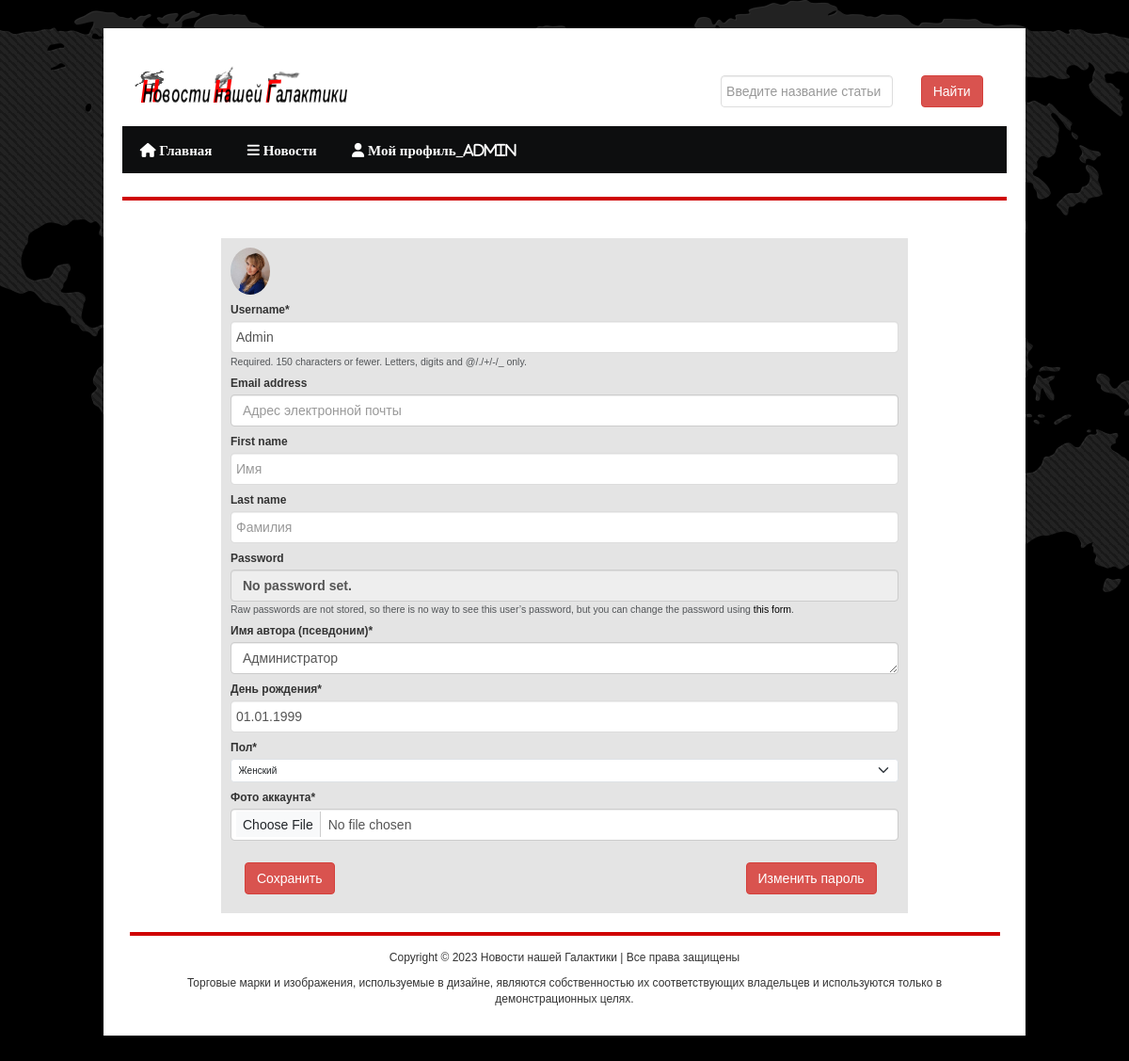
The app's page /users/profile/update (signed in), older data.
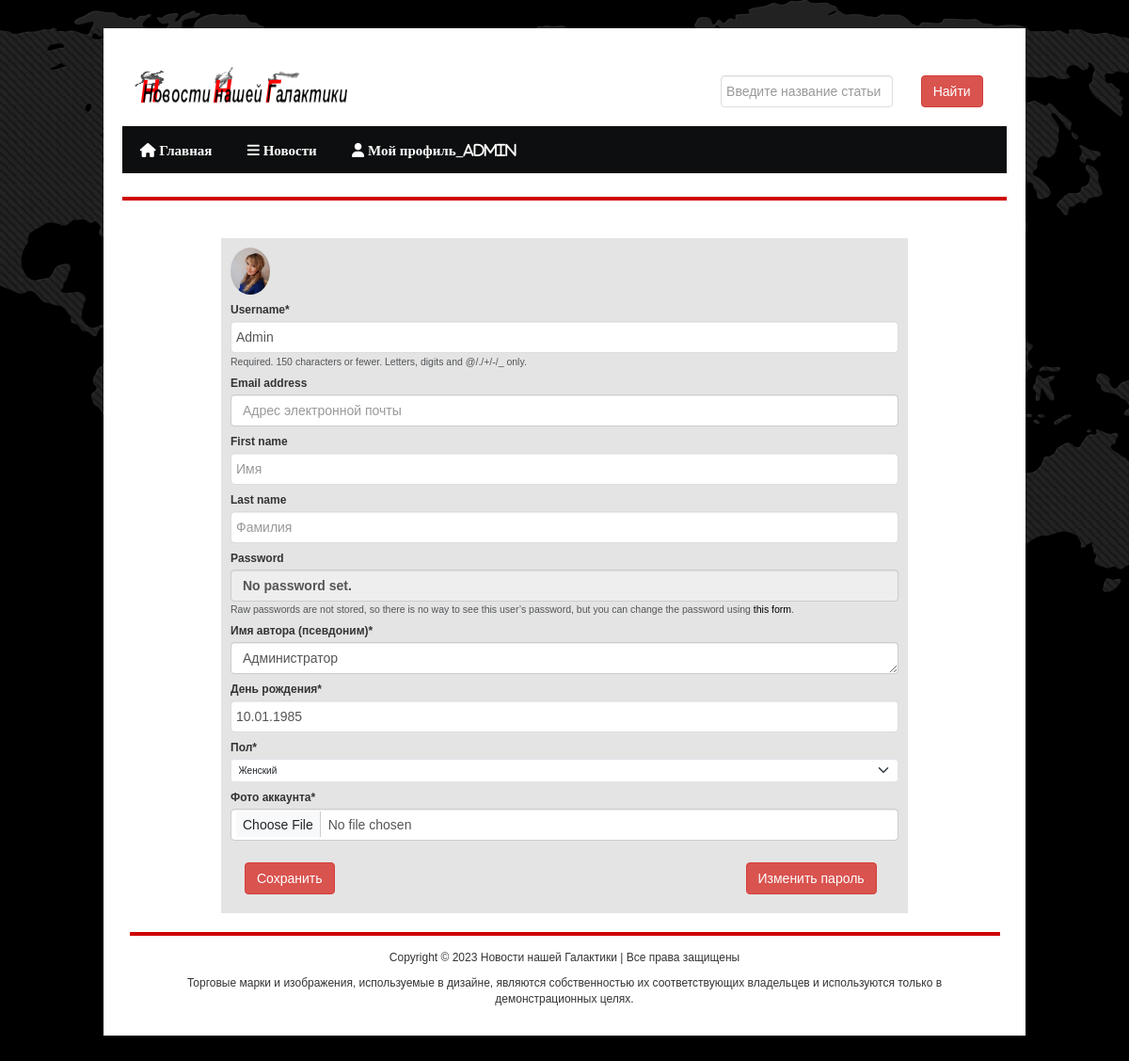
The same page, newer data.
### users/models.py (models this page shows, shortened)
class Account(models.Model):
    gender_choices = (('М', 'Мужской'),
                      ('Ж', 'Женский'),
                      ('N/A', 'Не определен'))
    user = models.OneToOneField(User, on_delete=models.CASCADE,
                                primary_key=True, verbose_name='Пользователь')
    nickname = models.CharField(max_length=100, verbose_name='Имя автора (псевдоним)')
    birthdate = models.DateField(null=True, verbose_name='День рождения')
    gender = models.CharField(choices=gender_choices, max_length=20, verbose_name='Пол', null=True)
    account_image = models.ImageField(default='default.jpg',
                                      upload_to='account_images', verbose_name='Фото аккаунта')
    class Meta:
        ordering = ['user','gender']
        verbose_name = 'Аккаунт'
        verbose_name_plural = 'Аккаунты'

### users/views.py (the view)
# urls.py: path('profile/update', views.profile_update, name='profile_update'),
def profile_update(request):
    user = request.user
    account = Account.objects.get(user=user)
    if request.method == "POST":
        user_form = UserUpdateForm(request.POST, instance=user)
        account_form = AccountUpdateForm(request.POST, request.FILES, instance=account)
        if user_form.is_valid() and account_form.is_valid():
            user_form.save()
            account_form.save()
            messages.success(request,"Профиль успешно обновлен")
            return redirect('profile')
        else:
            pass
    else:
        context = {'account_form':AccountUpdateForm(instance=account),
                   'user_form':UserUpdateForm(instance=user),
                   }
    return render(request,'users/edit_profile.html',context)

### users/forms.py (shortened to what this page needs)
class AccountUpdateForm(ModelForm):
    class Meta:
        model = Account
        fields = ['nickname','birthdate','gender','account_image']
        widgets = {
            'nickname': Textarea(attrs={'cols': 80, 'rows': 1}),
            'birthdate': DateInput(attrs={'auto_create': True}),
            'gender': Select(),
            'account_image': FileInput(),
        }

class UserUpdateForm(UserChangeForm):
    class Meta:
        model = User
        fields = ['username','email','first_name','last_name']
        widgets = {
            'username': TextInput(attrs={'class': 'input', 'placeholder': 'Логин'}),
            'email': EmailInput(attrs={'class': 'input','placeholder': 'Адрес электронной почты'}),
            'first_name': TextInput(attrs={'class': 'input', 'placeholder': 'Имя'}),
            'last_name': TextInput(attrs={'class': 'input', 'placeholder': 'Фамилия'}),
        }

### users/templates/users/edit_profile.html (shortened to what this page needs)
<!DOCTYPE html PUBLIC "-//W3C//DTD XHTML 1.0 Transitional//EN"
        "http://www.w3.org/TR/xhtml1/DTD/xhtml1-transitional.dtd">
{% load static %}
{% load bootstrap5 %}
{% load crispy_forms_tags %}
<html xmlns="http://www.w3.org/1999/xhtml">
<html lang="ru">
<head>
    {%bootstrap_css%}
    <link rel="stylesheet" type="text/css" href="{% static 'main/' %}assets/font/font-awesome.min.css"/>
    <link rel="stylesheet" type="text/css" href="{% static 'main/' %}assets/font/font.css"/>
    <link rel="stylesheet" type="text/css" href="{% static 'main/' %}assets/css/bootstrap.min.css" media="screen"/>
    <link rel="stylesheet" type="text/css" href="{% static 'main/' %}assets/css/style.css" media="screen"/>
    <link rel="stylesheet" type="text/css" href="{% static 'main/' %}assets/css/responsive.css" media="screen"/>
    <link rel="stylesheet" type="text/css" href="{% static 'main/' %}assets/css/jquery.bxslider.css" media="screen"/>
</head>
<body>
<div class="body_wrapper">
    <div class="center">
        {% block header %} {% include 'main/header.html' %} {% endblock %}
        <div class="content_area">
            <h2 class="title"></h2>
            <div class="container">
                <div class="row">
                    <div class="content_area">
                        <div class="inner_footer_top">
                            <div class="single_sidebar">
                                <div class="news-letter">
                                    <p>
                                        <img src="{{ request.user.account.account_image.url }}"
                                             style="margin:auto; height:50px; width:auto;border-radius: 50%"/>
                                    </p>
                                    <div class="container-fluid>">
                                        <form method="post" enctype="multipart/form-data">
                                            {{ user_form|crispy }}
                                            {{ account_form|crispy }}<br>
                                            <div class="col-lg-9">
                                                <p><input class="btn btn-danger" type="submit" value="Сохранить"></p>
                                            </div>
                                        </form>
                                        <div class="col-lg-3">
                                            <p><a href="{% url 'password' %}"><input class="btn btn-danger"
                                                                                     type="submit"
                                                                                     value="Изменить пароль"></a></p>
                                        </div>
                                    </div>
                                </div>
                            </div>
                        </div>
                        <h2 class="title"></h2>
                    </div>
                </div>
                {% block footer %} {% include 'main/footer.html' %} {% endblock %}
            </div>
        </div>
</body>
</html>

Row changes from the older to the newer data that the page shows:
changed Account "Администратор": birthdate "01.01.1999" → "10.01.1985"
